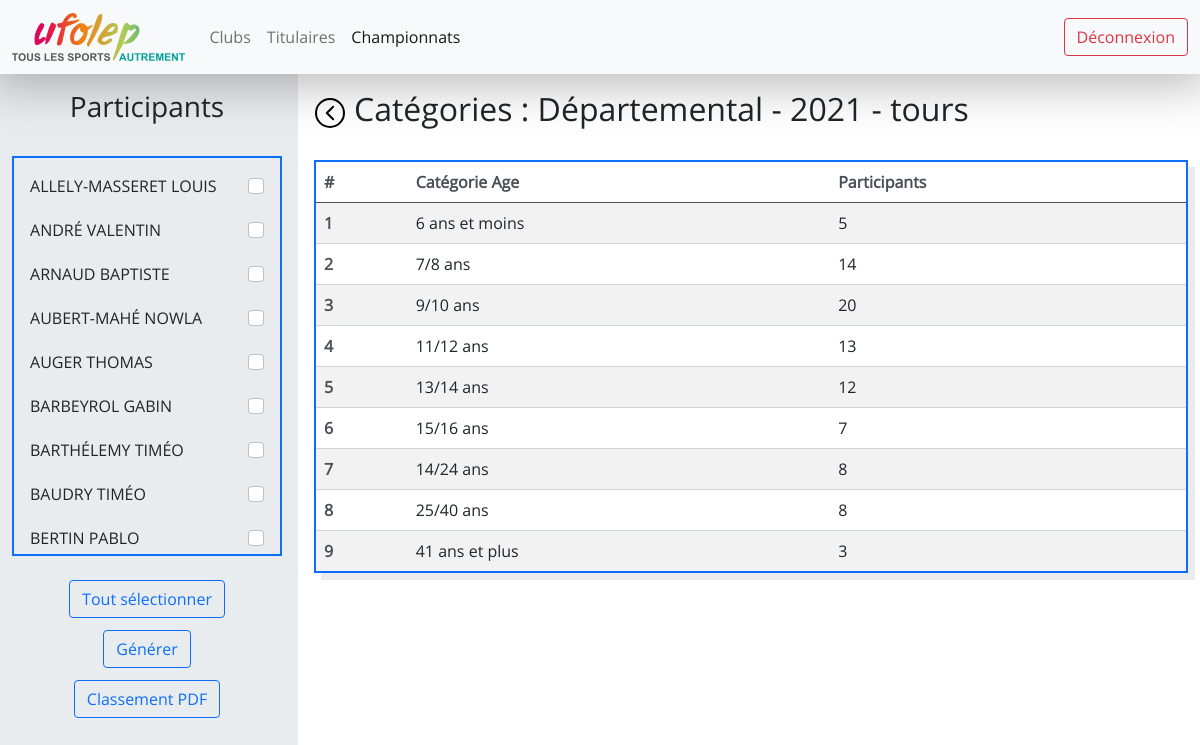
The page /championnat-9/etape-16/categories/ (signed in) on the database as committed earlier.
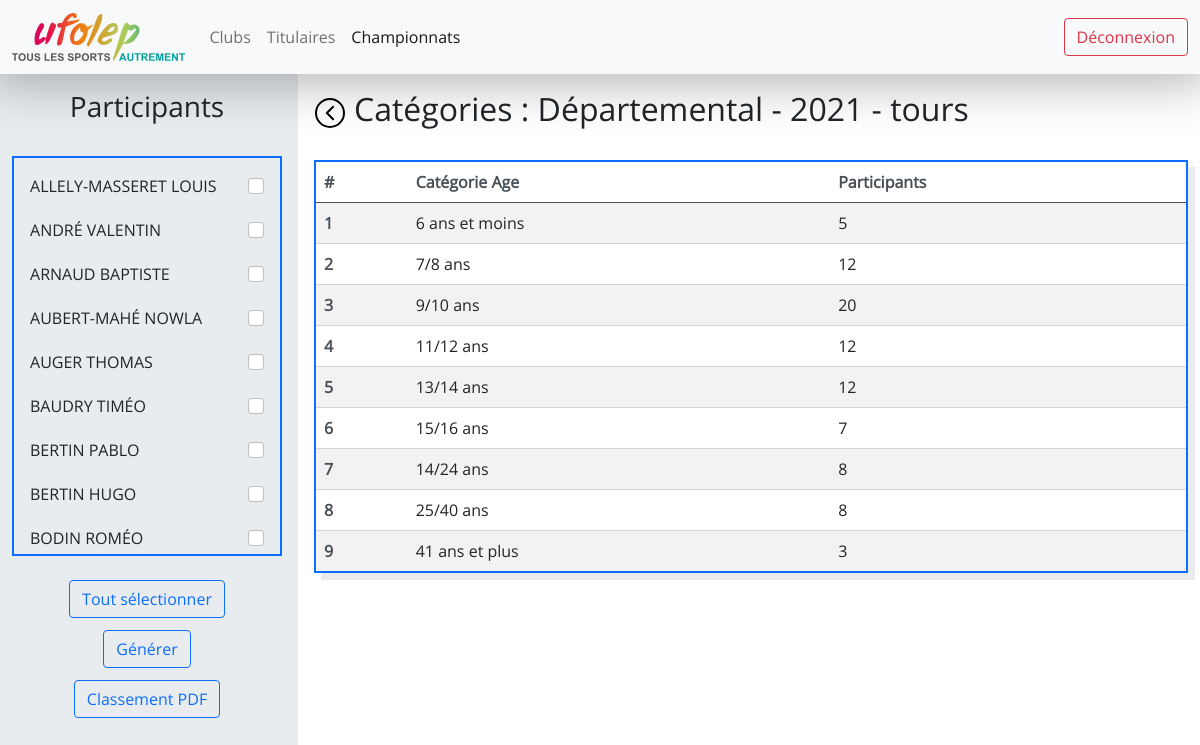
The same page on the database as committed later.
### website/models.py (models this page shows)
class Titulaire(db.Model) :
    __tablename__ = "titulaire"
    id = db.Column(db.Integer, primary_key=True)
    nom = db.Column(db.String(100), nullable=False)
    prenom = db.Column(db.String(100), nullable=False)
    date_naissance = db.Column(db.Date, nullable=False)
    numero_plaque = db.Column(db.String(2), nullable=False)
    club_id = db.Column(db.Integer, db.ForeignKey('club.id'), nullable=False)
    sexe_id = db.Column(db.Integer, db.ForeignKey('sexe.id'), nullable=False)
    manches = db.relationship('Participant_manche', cascade="all, delete-orphan",backref='titulaire_manche', lazy=True)
    races = db.relationship('Participant_race',cascade="all, delete-orphan",backref='titulaire_race', lazy=True)

class Categorie_type(db.Model) :
    __tablename__ = "categorie_type"
    id = db.Column(db.Integer, primary_key=True)
    min_age = db.Column(db.Integer, nullable=False)
    max_age = db.Column(db.Integer, nullable=False)
    name = db.Column(db.String(100), nullable=False)
    races =  db.relationship('Race', backref='categorie_type', lazy=True)
    categories = db.relationship('Categorie', backref='categorie_type', lazy=True)

### website/views.py (the view)
@views.route("/championnat-<championnat_id>/etape-<etape_id>/categories/")
@login_required
def etape(etape_id, championnat_id) :
    etape = Etape.query.filter_by(id=etape_id).first()
    if etape is not None :
        participants = []
        titulaires_list = Titulaire.query.order_by(Titulaire.nom).all()
        titulaires = []
        for titulaire in titulaires_list :
            participate = False
            if Participant_etape.query.filter_by(etape_id=etape.id, titulaire_id=titulaire.id).first() is not None :
                participate = True
            if participate :
                participants.append(titulaire)
            titulaires.append({
                'id': titulaire.id,
                'name': titulaire.nom + " " + titulaire.prenom,
                'participate': participate,
            })
        categorie_types_list = Categorie_type.query.all()
        categorie_types = {}
        for categorie_type in categorie_types_list :
            categorie_types[categorie_type.name] = {
                'nb_participants': len(Participant_etape.query.filter_by(etape_id=etape.id, categorie_type_id=categorie_type.id).all()),
                'id': categorie_type.id
            }
        return render_template('etape.html', titulaires=titulaires, championnat_id=etape.championnat_id, categorie_types=categorie_types, etape=etape)
    return render_template('404.html'), 404

### app.py (called while the page is built)
@app.teardown_appcontext
def shutdown_session(exception=None):
    db.session.remove()

### website/__init__.py (called while the page is built)
def create_app() :
    app = Flask(__name__)
    app.config["SECRET_KEY"] = "ti=his is a test"
    app.config['SQLALCHEMY_DATABASE_URI'] = 'sqlite:///database.db'
    app.config['SQLALCHEMY_TRACK_MODIFICATIONS'] = True
    db.init_app(app)
    login_manager = LoginManager()
    login_manager.login_view = "auth.login"
    login_manager.init_app(app)
    from .models import User
    @login_manager.user_loader
    def load_user(user_id) :
        return User.query.get(int(user_id))
    from .views import views
    from .auth import auth
    app.register_blueprint(views, url_prefix="/")
    app.register_blueprint(auth, url_prefix="/")
    db.create_all(app=app)
    return app

### website/templates/etape.html (shortened to what this page needs)
{% extends "logged.html" %}
{% block logged_css %}
<link
    href="{{ url_for('static', filename='etape.css') }}"
    rel="stylesheet"
>
{% endblock %}
{% block left_col %}
<form class="" method="post">
    <div class="title horizontal-flex mb-4">
        <h3>Participants</h3>
    </div>
    <div class="mb-4 participants">
        {% for titulaire in titulaires %}
        <div class="mb-1 titulaire">
            <p>{{ titulaire["name"] }}</p>
            <input name="{{ titulaire['id'] }}" class="form-check-input" type="checkbox" {% if titulaire['participate'] %}checked{% endif %}>
        </div>
        {% endfor %}
    </div>
    <div class="horizontal-flex">
       <button style="margin-bottom: 12px;" onclick="select(event)" type="submit" class="btn btn-outline-primary">Tout sélectionner</button>
    </div>
    <div class="horizontal-flex">
        <button style="margin-bottom: 12px;" onclick="clicked(event)" type="submit" class="btn btn-outline-primary">Générer</button>
    </div>
    <div class="horizontal-flex">
        <form method="post">
            <button formaction="{{ url_for('views.generer_pdf_classement_categories',championnat_id=championnat_id, etape_id= etape.id) }}" type="submit" class="btn btn-outline-primary">Classement PDF</button>
        </form>
    </div>
</form>
{% endblock %}
{% block right_col %}
<div class="title mb-4">
    <div class="center-flex me-2">
        <a href="{{ url_for('views.etapes', championnat_id=championnat_id) }}"><img class="back" src="{{ url_for('static', filename='back.svg') }}" alt="Retour"></a>
    </div>
    <h2>Catégories : {{ etape.championnat.championnat_type.type }} - {{ etape.championnat.annee }} - {{ etape.club.ville }}</h2>
</div>
<table class="table table-striped table-hover">
    <thead>
        <tr>
            <th scope="col">#</th>
            <th scope="col">Catégorie Age</th>
            <th scope="col">Participants</th>
        </tr>
    </thead>
    <tbody>
        {% for categorie_type in categorie_types %}
        <tr onclick="window.location='{{ url_for('views.races', championnat_id=championnat_id, categorie_type_id=categorie_types[categorie_type]['id'], etape_id=etape.id) }}';">
            <th scope="row">{{ loop.index }}</th>
            <td>{{ categorie_type }}</td>
            <td>{{ categorie_types[categorie_type]['nb_participants'] }}</td>
        </tr>
        {% endfor %}
    </tbody>
</table>
{% endblock %}

Rows that differ between the two databases and show on the page:
removed Titulaire: name "BARBEYROL GABIN"
removed Titulaire: name "BARTHÉLEMY TIMÉO"
now on this page (row unchanged): Titulaire: name "BERTIN HUGO"
now on this page (row unchanged): Titulaire: name "BODIN ROMÉO"
computed for Categorie_type "7/8 ans": name "14" → "12"
computed for Categorie_type "11/12 ans": name "13" → "12"
